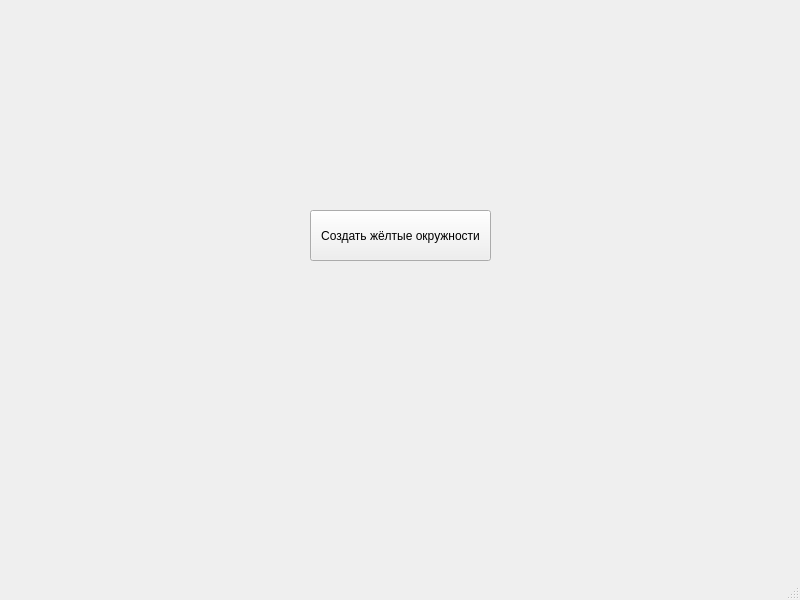
<?xml version="1.0" encoding="UTF-8"?>
<ui version="4.0">
 <class>MainWindow</class>
 <widget class="QMainWindow" name="MainWindow">
  <property name="geometry">
   <rect>
    <x>0</x>
    <y>0</y>
    <width>800</width>
    <height>600</height>
   </rect>
  </property>
  <property name="windowTitle">
   <string>MainWindow</string>
  </property>
  <widget class="QWidget" name="centralwidget">
   <widget class="QPushButton" name="pushButton">
    <property name="geometry">
     <rect>
      <x>310</x>
      <y>210</y>
      <width>181</width>
      <height>51</height>
     </rect>
    </property>
    <property name="text">
     <string>Создать жёлтые окружности</string>
    </property>
   </widget>
  </widget>
  <widget class="QMenuBar" name="menubar">
   <property name="geometry">
    <rect>
     <x>0</x>
     <y>0</y>
     <width>800</width>
     <height>21</height>
    </rect>
   </property>
  </widget>
  <widget class="QStatusBar" name="statusbar"/>
 </widget>
 <resources/>
 <connections/>
</ui>
